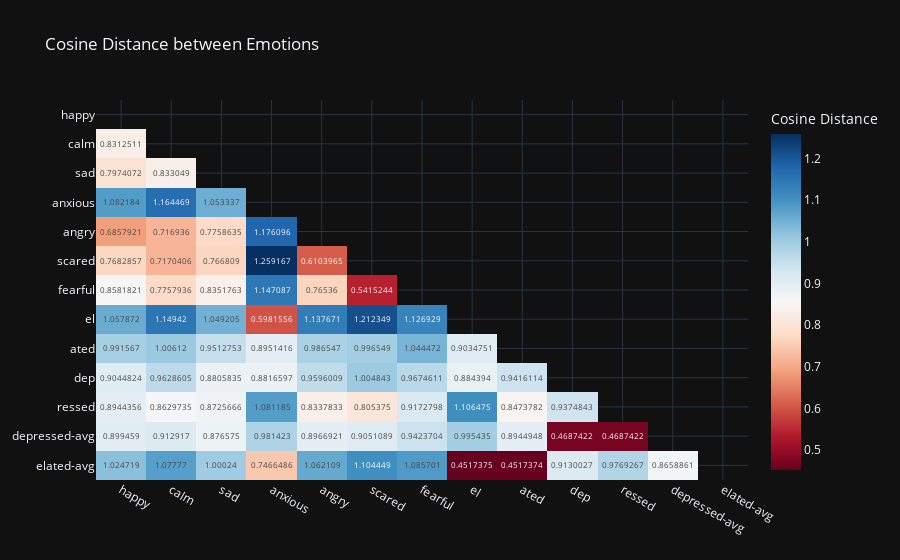

Notebook code cell kept with this figure:
### Code cell
# put all the numbers in pandas df then plot
def cos_dist(emb1, emb2):
    return 1 - f.cosine_similarity(emb1, emb2, dim=0).item()

df = DataFrame(index=emotions+["depressed-avg", "elated-avg"], columns=emotions+["depressed-avg", "elated-avg"])
for p in combinations(emotions, r=2):
    df[p[0]][p[1]]= cos_dist(emo_embs[p[0]], emo_embs[p[1]])

# handle averaging for depressed and elated
for emo in emotions:
    df[emo]['depressed-avg'] = (cos_dist(emo_embs[emo], emo_embs['dep']) + cos_dist(emo_embs[emo], emo_embs['ressed'])) / 2
    df[emo]['elated-avg'] = (cos_dist(emo_embs[emo], emo_embs['el']) + cos_dist(emo_embs[emo], emo_embs['ated'])) / 2
df['depressed-avg']['elated-avg'] = (cos_dist(emo_embs['dep'], emo_embs['el']) + cos_dist(emo_embs['ressed'], emo_embs['ated'])) / 2

fig1 = px.imshow(df, title="Cosine Distance between Emotions", labels=dict(color="Cosine Distance"), text_auto=True, aspect="auto", color_continuous_scale='RdBu')
print("Note: dep-ressed and el-ated got split into two embeddings in the LLM, we are taking the average cosine distance.")
fig1.show()

### Figure 1 — Plotly figure (JSON) as saved in the notebook; plotly's stock layout.template omitted (floating-point values rounded to 4 significant figures; data arrays with more than 128 entries replaced by an {"elided": "..."} marker saying what was removed)
{"data": [{"coloraxis": "coloraxis", "name": "0", "texttemplate": "%{z}", "x": ["happy", "calm", "sad", "anxious", "angry", "scared", "fearful", "el", "ated", "dep", "ressed", "depressed-avg", "elated-avg"], "y": ["happy", "calm", "sad", "anxious", "angry", "scared", "fearful", "el", "ated", "dep", "ressed", "depressed-avg", "elated-avg"], "z": {"elided": "13x13 float values"}, "type": "heatmap", "xaxis": "x", "yaxis": "y", "hovertemplate": "x: %{x}<br>y: %{y}<br>Cosine Distance: %{z}<extra></extra>"}], "layout": {"xaxis": {"anchor": "y", "domain": [0.0, 1.0]}, "yaxis": {"anchor": "x", "domain": [0.0, 1.0], "autorange": "reversed"}, "coloraxis": {"colorbar": {"title": {"text": "Cosine Distance"}}, "colorscale": [[0.0, "rgb(103,0,31)"], [0.1, "rgb(178,24,43)"], [0.2, "rgb(214,96,77)"], [0.3, "rgb(244,165,130)"], [0.4, "rgb(253,219,199)"], [0.5, "rgb(247,247,247)"], [0.6, "rgb(209,229,240)"], [0.7, "rgb(146,197,222)"], [0.8, "rgb(67,147,195)"], [0.9, "rgb(33,102,172)"], [1.0, "rgb(5,48,97)"]]}, "title": {"text": "Cosine Distance between Emotions"}}}
